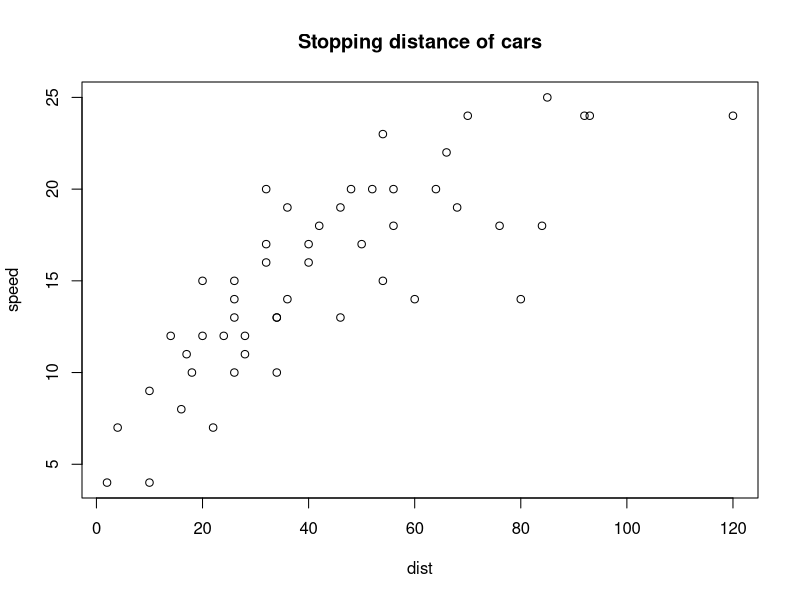
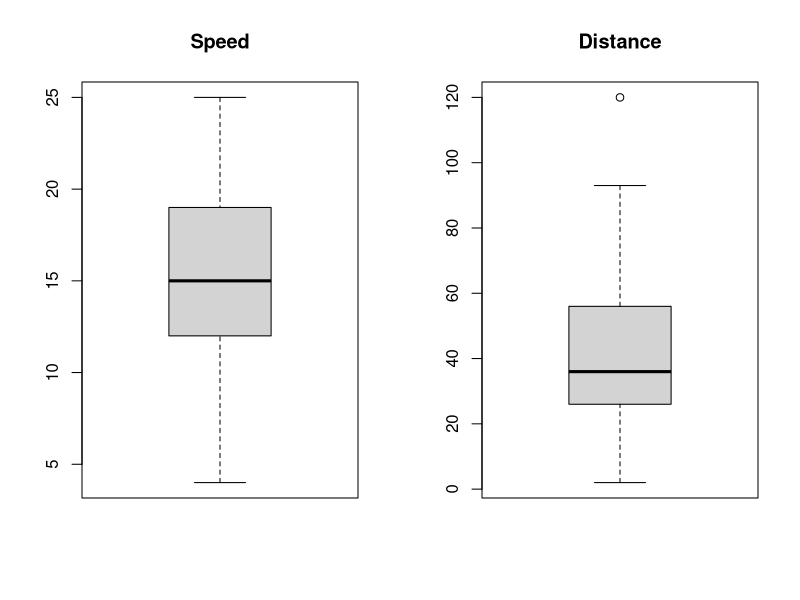
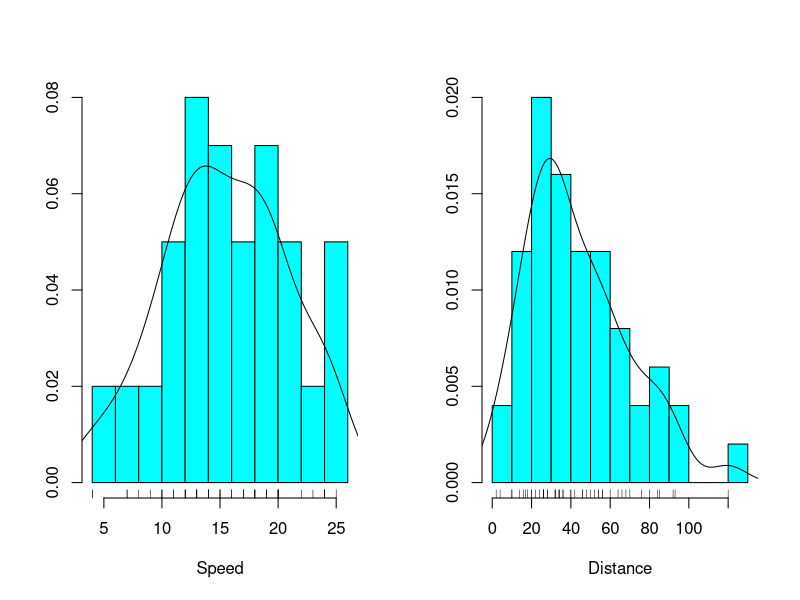

Reproduce these figures in R, in order.
## ---- chunk 1
knitr::opts_chunk$set(echo = TRUE)
## ---- chunk 2
with(cars, plot(dist, speed, main = "Stopping distance of cars"))
## ---- chunk 3
with(cars, cor(speed, dist))
## ---- chunk 4
par(mfrow = c(1, 2))
with(cars, boxplot(speed, main = "Speed"))
with(cars, boxplot(dist, main = "Distance"))
## ---- chunk 5
boxplot.stats(cars$dist)$out
## ---- chunk 6
cars[which(cars$dist %in% boxplot.stats(cars$dist)$out), ]
## ---- chunk 7
library(MASS)
truehist(cars$speed, nbins = 10, xlab = "Speed")
lines(density(cars$speed))
rug(cars$speed)
## ---- chunk 8
shapiro.test(cars$speed)
## ---- chunk 9
truehist(cars$dist, nbins = 10, xlab = "Distance")
lines(density(cars$dist))
rug(cars$dist)
## ---- chunk 10
shapiro.test(cars$dist)
